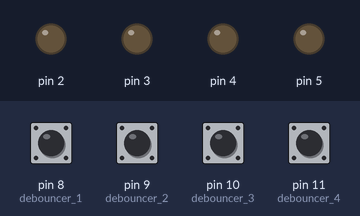
A sketch run on a simulated Arduino Uno, built with avr-gcc and run on an emulated ATmega328P. On the bench: output pins drawn as LEDs (lit = HIGH). Inputs (shaded band) come from the test bench; at power-on: pin 8 (debouncer_1), pin 9 (debouncer_2), pin 10 (debouncer_3), pin 11 (debouncer_4) HIGH. What the sketch prints to the serial monitor is not drawn.

Above: at 1.2 s.
1.3 s: pin 8 (debouncer_1) pulled LOW for 0.15 s
At 2.2 s:
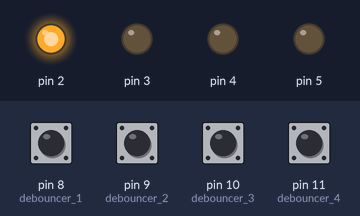
2.9 s: pin 8 (debouncer_1) pulled LOW for 1 s
At 3.3 s:
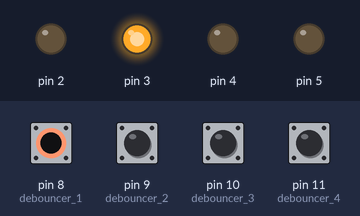
5.4 s: pin 8 (debouncer_1) pulled LOW for 0.15 s
At 6.5 s:
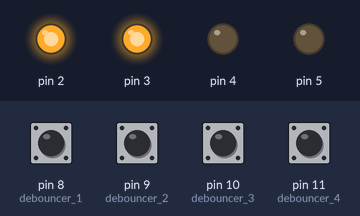
7.0 s: pin 8 (debouncer_1) pulled LOW for 0.15 s
At 7.7 s:
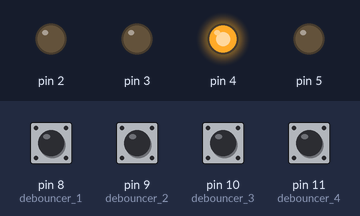
8.6 s: pin 8 (debouncer_1) pulled LOW for 1 s
At 8.9 s:
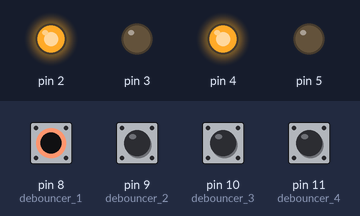
11.1 s: pin 8 (debouncer_1) pulled LOW for 0.15 s
At 12.1 s:
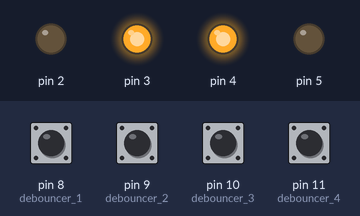
Timing chart, 0 to 13.7 s (numbered marks = the images above; inputs shaded):
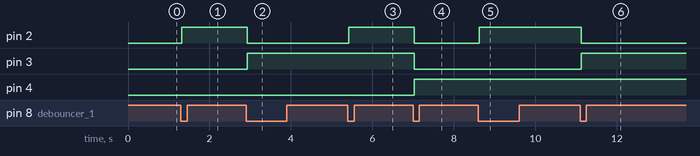

The sketch:

CalculetteAddStart.ino
```cpp
// Project: CalculetteAddStart
// Author : Raphaël Favre
// Date   : 08.09.19
// Version: 1.0
// Description: Only function displayVal is implemeted


/*
 * This function is designed to convert a number between 0 and 15 into binary
 * and displayed with four LED connected to ports 2 to 5
 *
 * value : The input number between 0 to 15
 * No return (void)
 */
 #include <Bounce2.h>

 int ledState_1 = LOW;
 int ledState_2 = LOW;
 int ledState_3 = LOW;
 int ledState_4 = LOW;
 int counter_1 = 0;
 int counter_2 = 0;
 int counter_3 = 0;
 int counter_4 = 0;
 Bounce debouncer_1 = Bounce();
 Bounce debouncer_2 = Bounce();
 Bounce debouncer_3 = Bounce();
 Bounce debouncer_4 = Bounce();


 void setup() {


  for(int i=2;i<=5;i++)pinMode(i,OUTPUT);

      debouncer_1.attach(8,INPUT_PULLUP);
      debouncer_1.interval(25);
      debouncer_2.attach(9,INPUT_PULLUP);
      debouncer_2.interval(25);
      debouncer_3.attach(10,INPUT_PULLUP);
      debouncer_3.interval(25);
      debouncer_4.attach(11,INPUT_PULLUP);
      debouncer_4.interval(25);


}
void displayVal(int value){

    for(int i=2;i<=5;i++)digitalWrite(i,LOW);

    if (value >= 8)digitalWrite(5,HIGH);
    value = value%8;
    if (value >= 4)digitalWrite(4,HIGH);
    value = value%4;
    if (value >= 2)digitalWrite(3,HIGH);
    value = value%2;
    if (value >= 1)digitalWrite(2,HIGH);
}
int x = 0;


void loop() {

int toto = 0;

     debouncer_1.update();          // Update the Bounce instance
   debouncer_2.update();          // Update the Bounce instance
   debouncer_3.update();          // Update the Bounce instance
   debouncer_4.update();          // Update the Bounce instance
if(debouncer_1.fell())
{
  x++;
  Serial.begin(9600);
  Serial.print(x);
  displayVal(x);  // Example with number 9 converted into binary and displayed
  delay(500);
  if(x >= 15)
  {
    x = 0;
  }

}

if(debouncer_2.fell())
{

  Serial.print(x);
  displayVal(x);  // Example with number 9 converted into binary and displayed
  delay(500);
  if(x = 0)
  {
    x = 0;
  }
  else
  {
    x--;

    }

}
if(debouncer_3.fell())
{
  toto += x;
  Serial.print(toto);
  delay(500);

  displayVal(toto);  // Example with number 9 converted into binary and displayed
  x = 0;
}

if(debouncer_4.fell())
{
  Serial.print(toto);
  displayVal(toto);  // Example with number 9 converted into binary and displayed
  delay(500);
  x = 0;


}


}
```

Measured:
- after the input at 1.3 s, pin 2: LOW → HIGH at once
- after the input at 2.9 s, pin 2: HIGH → LOW at once; pin 3: LOW → HIGH at once
- after the input at 5.4 s, pin 2: LOW → HIGH at once
- after the input at 7.0 s, pin 2, pin 3: HIGH → LOW at once; pin 4: LOW → HIGH at once
- after the input at 8.6 s, pin 2: LOW → HIGH at once
- after the input at 11.1 s, pin 2: HIGH → LOW at once; pin 3: LOW → HIGH at once
